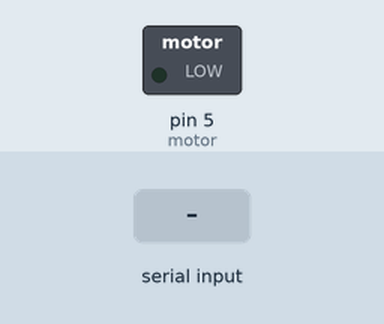
Recording of a sketch running on a simulated Arduino Uno, built with avr-gcc and run on an emulated ATmega328P. Shown: switched loads named in the sketch (green lamp = pin HIGH). The inputs (shaded band) are chosen by the test bench. What the sketch prints to the serial monitor is not drawn.

Above: at 1.2 s.
1.3 s: "2" received over the second serial link
At 2.3 s:
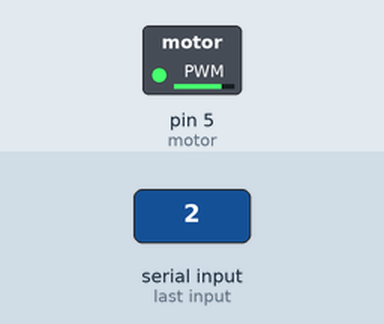
2.8 s: "1" received over the second serial link
At 4.2 s:
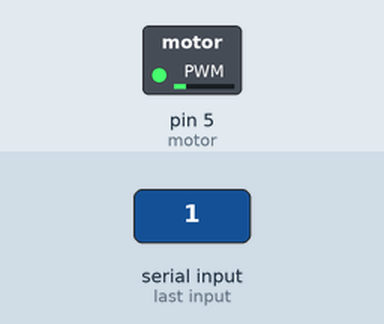
Timing chart, 0 to 5.8 s (numbered marks = the images above; inputs shaded):
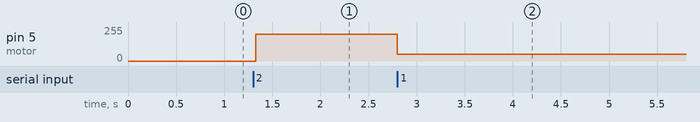

Measured:
- after the input at 1.3 s, pin 5 (motor): 0/255 → 200/255 at once
- after the input at 2.8 s, pin 5 (motor): 200/255 → 50/255 at once

The sketch:

bluetooth_practice.ino
```cpp
#include <SoftwareSerial.h>

char command;
int Tx = 10;
int Rx = 11;

int motor = 5;

//sets the 2 and 3 pins on Arduino as serial ports, allowing them to recieve bluetooth info
SoftwareSerial bluetooth(Tx, Rx);

void setup() {
  pinMode(motor, OUTPUT);

  Serial.begin(9600);

  Serial.println("Goodnight moon!");

  // set the data rate for the SoftwareSerial port
  bluetooth.begin(9600);
  bluetooth.println("Hello, world?");
}
void loop() {
  // put your main code here, to run repeatedly:
  if (bluetooth.available() ) {
    command = bluetooth.read();

    switch(command) {
      case '2':
        delay(30);
        analogWrite(motor, 200);
        bluetooth.println("MOTOR VROOOOOM");
        break;
      case '1':
        analogWrite(motor, 50);
        delay(30);
        bluetooth.println("motor meh...");
        break;
      }


    }
}
```
